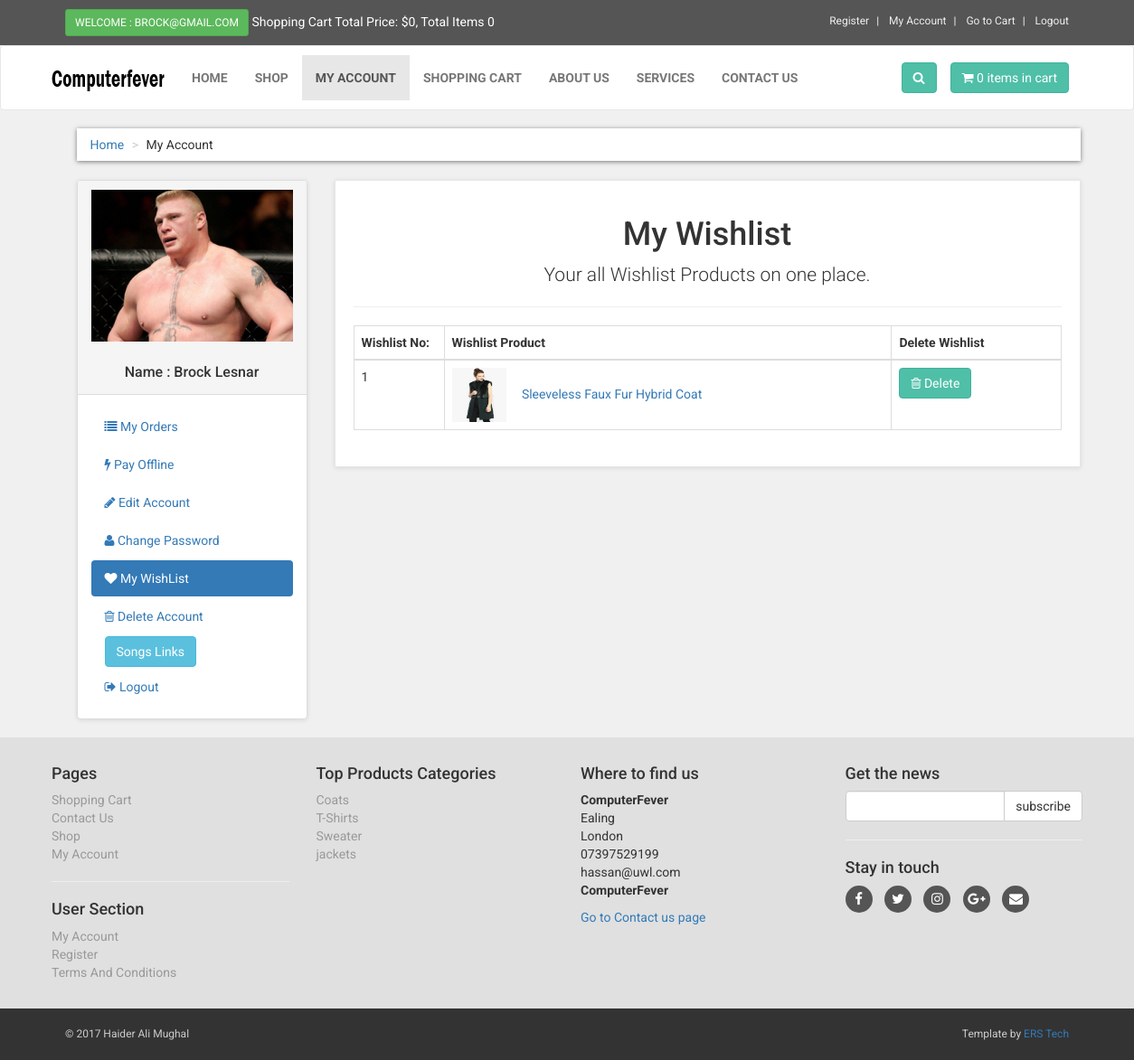
Page /customer/my_account.php?my_wishlist (signed in) on the committed database.
### tables this page shows
CREATE TABLE IF NOT EXISTS `customers` (
  `customer_id` int(10) NOT NULL,
  `customer_name` varchar(255) NOT NULL,
  `customer_email` varchar(255) NOT NULL,
  `customer_pass` varchar(255) NOT NULL,
  `customer_country` text NOT NULL,
  `customer_city` text NOT NULL,
  `customer_contact` varchar(255) NOT NULL,
  `customer_address` text NOT NULL,
  `customer_image` text NOT NULL,
  `customer_ip` varchar(255) NOT NULL,
  `customer_confirm_code` text NOT NULL
);

CREATE TABLE IF NOT EXISTS `wishlist` (
  `wishlist_id` int(10) NOT NULL,
  `customer_id` int(10) NOT NULL,
  `product_id` int(10) NOT NULL
);

CREATE TABLE IF NOT EXISTS `products` (
  `product_id` int(10) NOT NULL,
  `p_cat_id` int(10) NOT NULL,
  `cat_id` int(10) NOT NULL,
  `manufacturer_id` int(10) NOT NULL,
  `date` timestamp NOT NULL DEFAULT CURRENT_TIMESTAMP ON UPDATE CURRENT_TIMESTAMP,
  `product_title` text NOT NULL,
  `product_url` text NOT NULL,
  `product_img1` text NOT NULL,
  `product_img2` text NOT NULL,
  `product_img3` text NOT NULL,
  `product_price` int(10) NOT NULL,
  `product_psp_price` int(100) NOT NULL,
  `product_desc` text NOT NULL,
  `product_features` text NOT NULL,
  `product_video` text NOT NULL,
  `product_keywords` text NOT NULL,
  `product_label` text NOT NULL,
  `status` varchar(255) NOT NULL,
  `aud` varchar(1000) NOT NULL,
  `audiofile` varchar(1000) NOT NULL
);

CREATE TABLE IF NOT EXISTS `product_categories` (
  `p_cat_id` int(10) NOT NULL,
  `p_cat_title` text NOT NULL,
  `p_cat_top` text NOT NULL,
  `p_cat_image` text NOT NULL
);

### customer/my_wishlist.php (the view, shortened to what this page needs)
<center>
<h1> My Wishlist </h1>
<p class="lead"> Your all Wishlist Products on one place. </p>
</center>
<hr>
<div class="table-responsive">
<table class="table table-bordered table-hover">
<thead>
<tr>
<th> Wishlist No: </th>
<th> Wishlist Product </th>
<th> Delete Wishlist </th>
</tr>
</thead>
<tbody>
<?php
$customer_session = $_SESSION['customer_email'];
$get_customer = "select * from customers where customer_email='$customer_session'";
$run_customer = mysqli_query($con,$get_customer);
$row_customer = mysqli_fetch_array($run_customer);
$customer_id = $row_customer['customer_id'];
$i = 0;
$get_wishlist = "select * from wishlist where customer_id='$customer_id'";
$run_wishlist = mysqli_query($con,$get_wishlist);
while($row_wishlist = mysqli_fetch_array($run_wishlist)){
$wishlist_id = $row_wishlist['wishlist_id'];
$product_id = $row_wishlist['product_id'];
$get_products = "select * from products where product_id='$product_id'";
$run_products = mysqli_query($con,$get_products);
$row_products = mysqli_fetch_array($run_products);
$product_title = $row_products['product_title'];
$product_url = $row_products['product_url'];
$product_img1 = $row_products['product_img1'];
$i++;
?>
<tr>
<td width="100"> <?php echo $i; ?> </td>
<td>
<img src="../admin_area/product_images/<?php echo $product_img1; ?>" width="60" height="60">
<a href="../<?php echo $product_url; ?>">
<?php echo $product_title; ?>
</a>
</td>
<td>
<a href="my_account.php?delete_wishlist=<?php echo $wishlist_id; ?>" class="btn btn-primary">
<i class="fa fa-trash-o"> </i> Delete
</a>
</td>
</tr>
<?php } ?>
</tbody>
</table>
</div>

### customer/includes/sidebar.php (shortened to what this page needs)
<div class="panel panel-default sidebar-menu">
<div class="panel-heading">
<?php
$customer_session = $_SESSION['customer_email'];
$get_customer = "select * from customers where customer_email='$customer_session'";
$run_customer = mysqli_query($con,$get_customer);
$row_customer = mysqli_fetch_array($run_customer);
$customer_image = $row_customer['customer_image'];
$customer_name = $row_customer['customer_name'];
if(!isset($_SESSION['customer_email'])){
}
else {
echo "
<center>
<img src='customer_images/$customer_image' class='img-responsive'>
</center>
<br>
<h3 align='center' class='panel-title'> Name : $customer_name </h3>
";
}
?>
</div>
<div class="panel-body">
<ul class="nav nav-pills nav-stacked">
<li class="<?php if(isset($_GET['my_orders'])){ echo "active"; } ?>">
<a href="my_account.php?my_orders"> <i class="fa fa-list"> </i> My Orders </a>
</li>
<li class="<?php if(isset($_GET['pay_offline'])){ echo "active"; } ?>">
<a href="my_account.php?pay_offline"> <i class="fa fa-bolt"></i> Pay Offline </a>
</li>
<li class="<?php if(isset($_GET['edit_account'])){ echo "active"; } ?>">
<a href="my_account.php?edit_account"> <i class="fa fa-pencil"></i> Edit Account </a>
</li>
<li class="<?php if(isset($_GET['change_pass'])){ echo "active"; } ?>">
<a href="my_account.php?change_pass"> <i class="fa fa-user"></i> Change Password </a>
</li>
<li class="<?php if(isset($_GET['my_wishlist'])){ echo "active"; } ?>">
<a href="my_account.php?my_wishlist"> <i class="fa fa-heart"></i> My WishList </a>
</li>
<li class="<?php if(isset($_GET['delete_account'])){ echo "active"; } ?>">
<a href="my_account.php?delete_account"> <i class="fa fa-trash-o"></i> Delete Account </a>
</li>
<li class="<?php if(isset($_GET['pay_offline'])){ echo "active"; } ?>">
<div class="container">
  <button type="button" class="btn btn-info" data-toggle="collapse" data-target="#demo">Songs Links</button>
</div>
</li>
<li>
<a href="logout.php"> <i class="fa fa-sign-out"></i> Logout </a>
</li>
</ul>
</div>
</div>

### customer/includes/footer.php (shortened to what this page needs)
<div id="footer">
<div class="container">
<div class="row" >
<div class="col-md-3 col-sm-6" >
<h4>Pages</h4>
<ul>
<li><a href="../cart.php">Shopping Cart</a></li>
<li><a href="../contact.php">Contact Us</a></li>
<li><a href="../shop.php">Shop</a></li>
<li>
<?php
if(!isset($_SESSION['customer_email'])){
echo "<a href='../checkout.php' >My Account</a>";
}
else{
echo "<a href='my_account.php?my_orders'>My Account</a>";
}
?>
</li>
</ul>
<hr>
<h4>User Section</h4>
<ul>
<li>
<?php
if(!isset($_SESSION['customer_email'])){
echo "<a href='../checkout.php' >Login</a>";
}
else{
echo "<a href='my_account.php?my_orders'>My Account</a>";
}
?>
</li>
<li><a href="../customer_register.php">Register</a></li>
<li><a href="../terms.php"> Terms And Conditions </a></li>
</ul>
</div>
<div class="col-md-3 col-sm-6">
<h4> Top Products Categories </h4>
<ul>
<?php
$get_p_cats = "select * from product_categories";
$run_p_cats = mysqli_query($con,$get_p_cats);
while($row_p_cats = mysqli_fetch_array($run_p_cats)){
$p_cat_id = $row_p_cats['p_cat_id'];
$p_cat_title = $row_p_cats['p_cat_title'];
echo "<li> <a href='shop.php?p_cat=$p_cat_id'> $p_cat_title </a> </li>";
}
?>
</ul>
</div>
<div class="col-md-3 col-sm-6">
<h4>Where to find us</h4>
<p>
<strong>ComputerFever</strong>
<br>Ealing
<br>London
<br>07397529199
<br>hassan@uwl.com
<br>
<strong>ComputerFever</strong>
</p>
<a href="../contact.php">Go to Contact us page</a>
</div>
<div class="col-md-3 col-sm-6">
<h4>Get the news</h4>
<form action="https://feedburner.google.com/fb/a/mailverify" method="post" target="popupwindow" onsubmit="window.open('https://feedburner.google.com/fb/a/mailverify?uri=computerfever', 'popupwindow', 'scrollbars=yes,width=550,height=520');return true">
<div class="input-group">
<input type="text" class="form-control" name="email">
<span class="input-group-btn">
<input type="submit" value="subscribe" class="btn btn-default">
</span>
</div>
</form>
<hr>
<h4> Stay in touch </h4>
<p class="social">
<a href="https://web.facebook.com/ERSTechnology/"><i class="fa fa-facebook"></i></a>
<a href="#"><i class="fa fa-twitter"></i></a>
<a href="#"><i class="fa fa-instagram"></i></a>
<a href="#"><i class="fa fa-google-plus"></i></a>
<a href="#"><i class="fa fa-envelope"></i></a>
</p>
</div>
</div>
</div>
</div>
<div id="copyright">
<div class="container" >
<div class="col-md-6" >
<p class="pull-left"> &copy; 2017 Haider Ali Mughal</p>
</div>
<div class="col-md-6" >
<p class="pull-right" >
Template by <a href="http://www.erstechno.com" >ERS Tech</a>
</p>
</div>
</div>
</div>

### customer/styles/style.css (style rules this page uses)
body { font-family: "Roboto", Helvetica, Arial, sans-serif; font-size: 14px; line-height: 1.42857143; color: #333333; background-color: #f0f0f0; overflow-x: hidden; }
.btn-primary { color:rgb(255, 255, 255); background-color:rgb(79, 191, 168); border-color:rgb(65, 179, 156); }
#content .panel.sidebar-menu { box-sizing: border-box; box-shadow: 0 1px 5px rgba(0, 0, 0, 0.1); }
#content .panel.sidebar-menu h3 { padding: 5px 0; margin: 0; }
#footer { background: #e0e0e0; padding: 20px 0; }
#footer ul { padding-left: 0; list-style: none; }
#footer ul a { color:#999999; padding: 20px 0; }
#footer .social { text-align: left; }
#footer .social a { margin: 0 10px 0 0; color: #fff; display: inline-block; width: 30px; height: 30px; border-radius: 15px; line-height: 30px; font-size: 15px; text-align: center; transition: all 0.2s ease-out; vertical-align: bottom; background-color:#555555; }
#copyright { background:#333; color:#ccc; padding:20px 0; font-size:12px; }
#copyright p { margin: 0; }

### rows in the picture
customers: customer_image (picture), customer_name "Brock Lesnar"
wishlist: product.product_img1 (picture), product.product_title "Sleeveless Faux Fur Hybrid Coat"
product_categories: p_cat_title "Coats"
product_categories: p_cat_title "T-Shirts"
product_categories: p_cat_title "Sweater"
product_categories: p_cat_title "jackets"

### other values in the picture
$_SESSION['customer_email'] "BROCK@GMAIL.COM"
$total "0"
$count_items "0 0"
